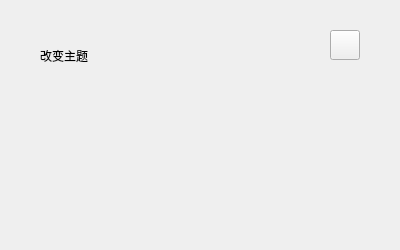
<?xml version="1.0" encoding="UTF-8"?>
<ui version="4.0">
 <class>ChangeThemePage</class>
 <widget class="QWidget" name="ChangeThemePage">
  <property name="geometry">
   <rect>
    <x>0</x>
    <y>0</y>
    <width>400</width>
    <height>250</height>
   </rect>
  </property>
  <property name="windowTitle">
   <string>Form</string>
  </property>
  <widget class="QLabel" name="label_frame">
   <property name="geometry">
    <rect>
     <x>0</x>
     <y>0</y>
     <width>400</width>
     <height>250</height>
    </rect>
   </property>
   <property name="styleSheet">
    <string notr="true">QLabel{
border-image  : url(':/ui/themes/default/dialog_page.png')
}</string>
   </property>
   <property name="text">
    <string/>
   </property>
  </widget>
  <widget class="QToolButton" name="toolButton_close">
   <property name="geometry">
    <rect>
     <x>330</x>
     <y>30</y>
     <width>30</width>
     <height>30</height>
    </rect>
   </property>
   <property name="styleSheet">
    <string notr="true">QToolButton{
	border-image: url(':/ui/btn_close.png')
}
QToolButton:hover{
   border:2px solid;
}</string>
   </property>
   <property name="text">
    <string/>
   </property>
  </widget>
  <widget class="QLabel" name="label_theme_default">
   <property name="geometry">
    <rect>
     <x>100</x>
     <y>100</y>
     <width>80</width>
     <height>80</height>
    </rect>
   </property>
   <property name="styleSheet">
    <string notr="true">QLabel{
   border-image:  url(':/ui/themes/default.jpg');
   border-radius:4px;
}
QLabel:hover{
   border:2px solid;
}</string>
   </property>
   <property name="text">
    <string/>
   </property>
  </widget>
  <widget class="QLabel" name="label_theme_love">
   <property name="geometry">
    <rect>
     <x>210</x>
     <y>100</y>
     <width>80</width>
     <height>80</height>
    </rect>
   </property>
   <property name="styleSheet">
    <string notr="true">QLabel{
   border-image:  url(':/ui/themes/love.jpg');
   border-radius:4px;
}
QLabel:hover{
   border:2px solid;
}</string>
   </property>
   <property name="text">
    <string/>
   </property>
  </widget>
  <widget class="QLabel" name="label_title">
   <property name="geometry">
    <rect>
     <x>40</x>
     <y>40</y>
     <width>121</width>
     <height>31</height>
    </rect>
   </property>
   <property name="text">
    <string>改变主题</string>
   </property>
  </widget>
 </widget>
 <resources/>
 <connections/>
</ui>
